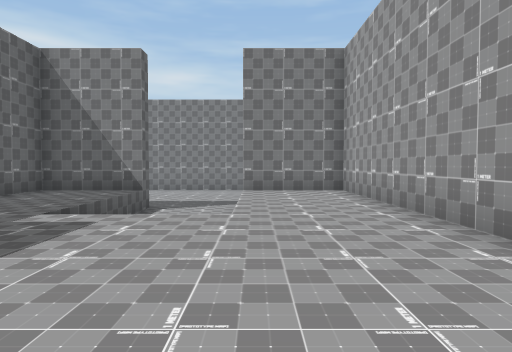
[1] (above)

24 first-person views from a walk through a Unity game level. The camera is 1.3 m above the floor, tilts 2° down and sees 75° across. The floor is counted in squares, 2 m on a side. Each view is taken from the middle of a square. On the plan, view 1 faces up. The plan holds only what a view shows up to about 10 squares ahead; the rest is blank. The place goes on beyond the plan. The player is left out.

[2]
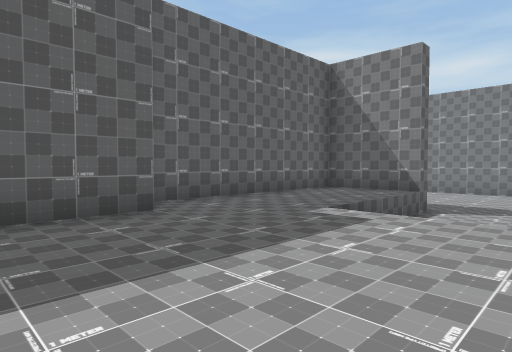

[3]
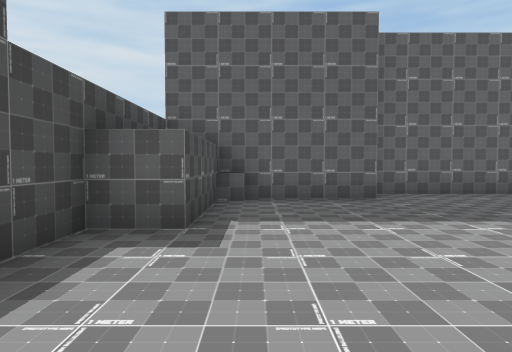

[4]
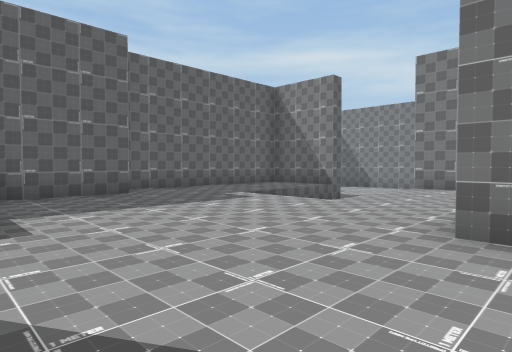

[5]
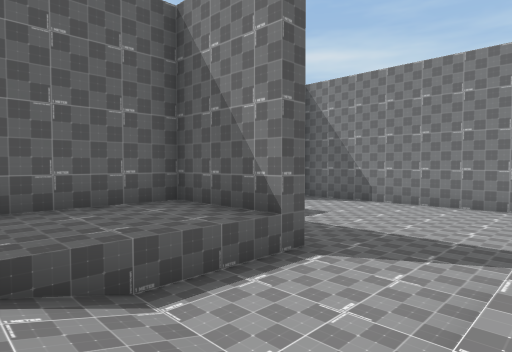

[6]
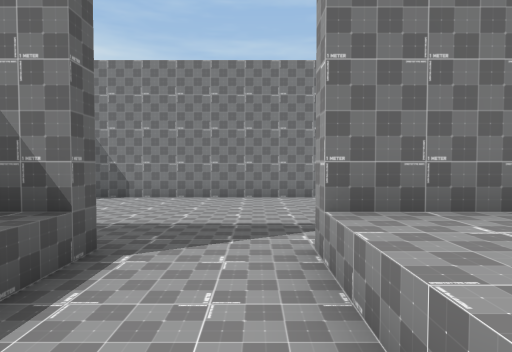

[7]
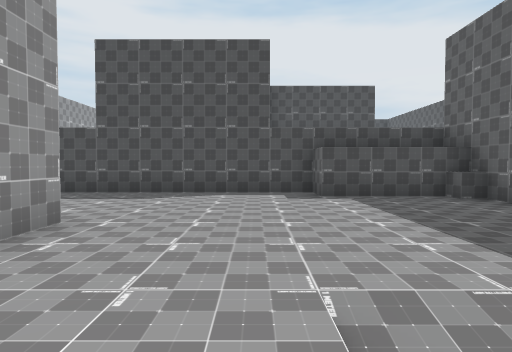

[8]
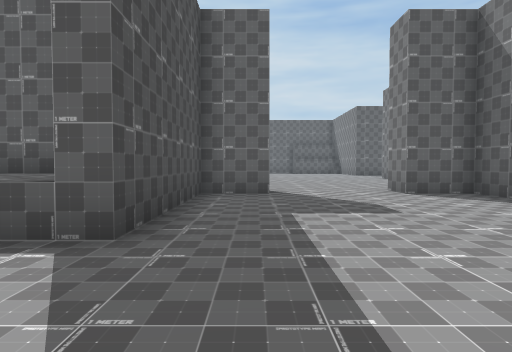

[9]
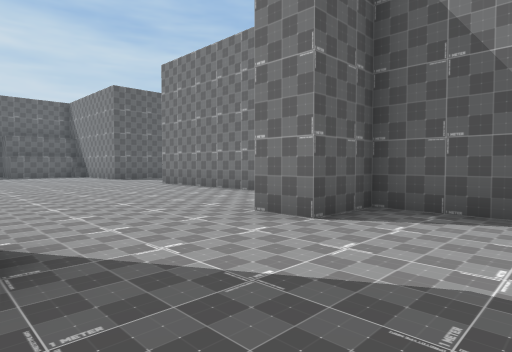

[10]
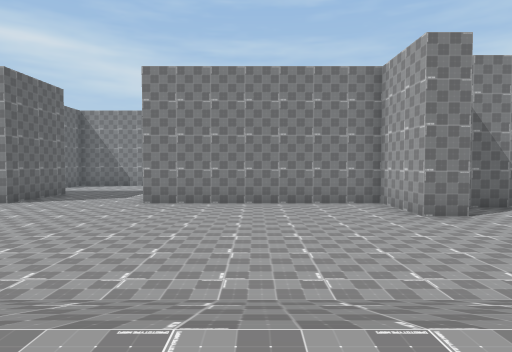

[11]
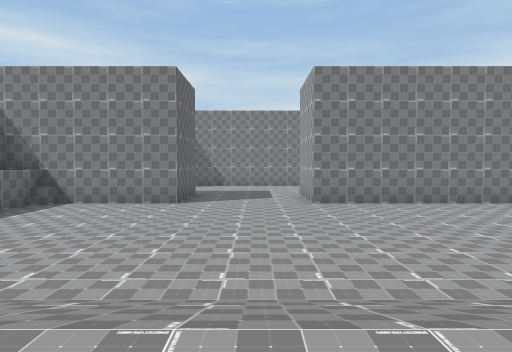

[12]
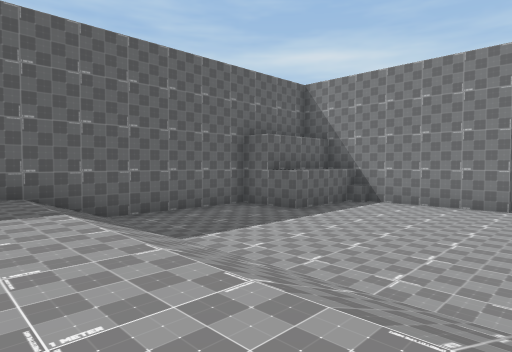

[13]
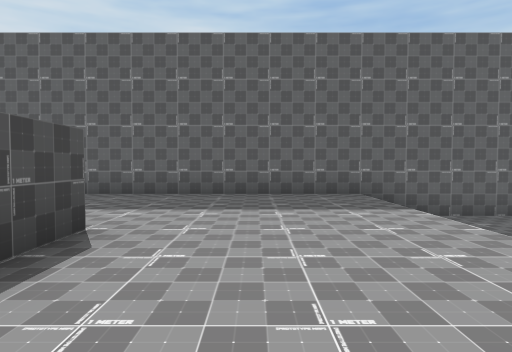

[14]
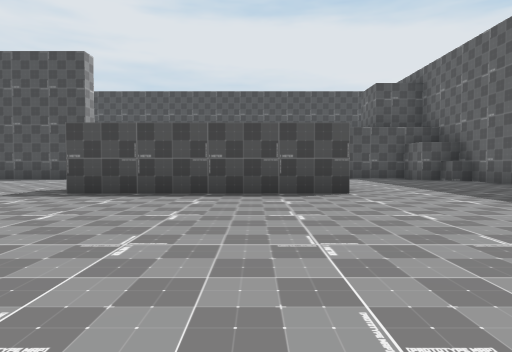

[15]
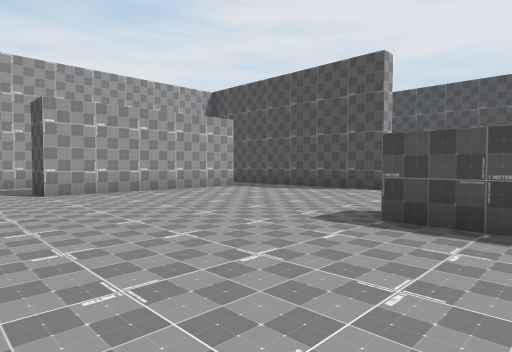

[16]
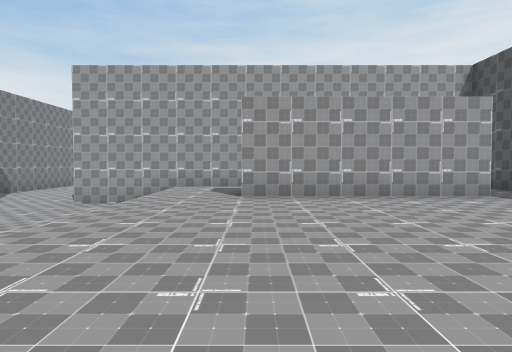

[17]
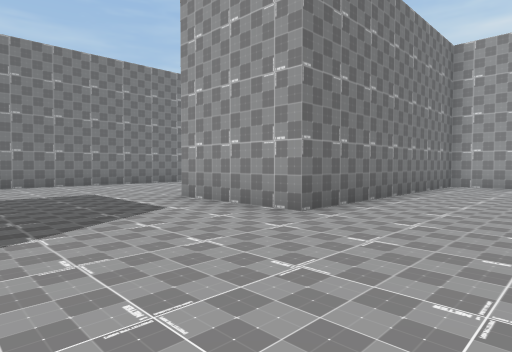

[18]
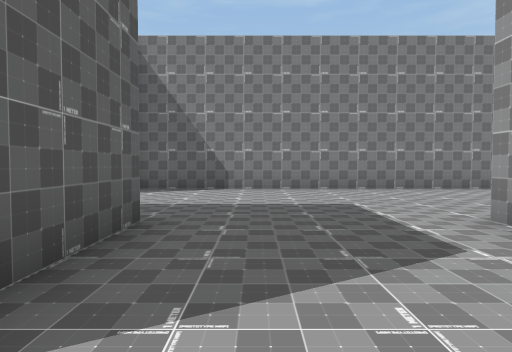

[19]
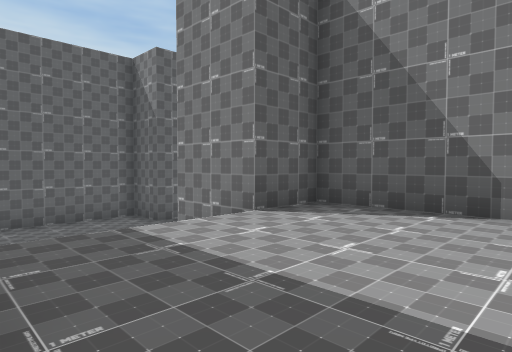

[20]
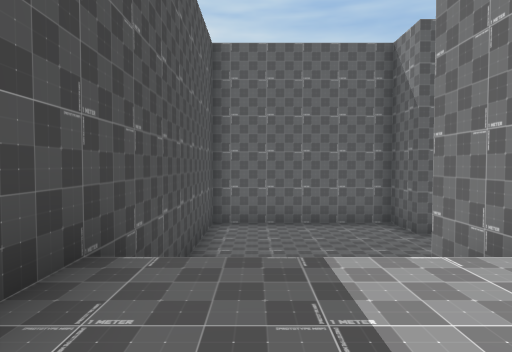

[21]
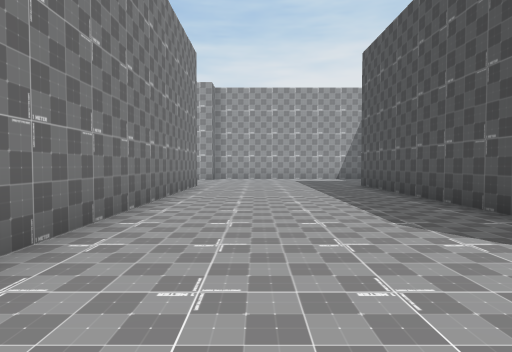

[22]
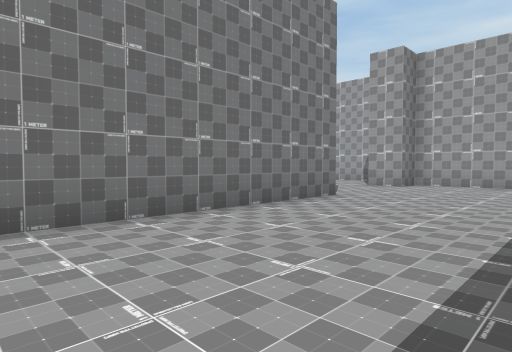

[23]
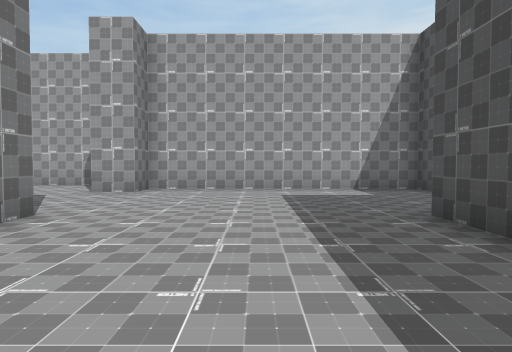

[24]
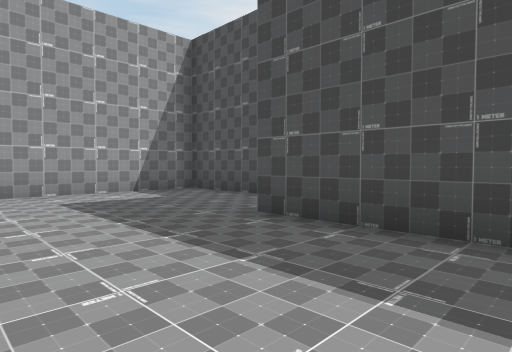

### Floor plan
Key: @ floor where view 1 was taken; # wall or solid block; . main floor; : floor 1 m higher than the main floor; - floor 2 m lower than the main floor; + floor 4 m higher than the main floor; / step, stairs or slope.
Columns run from 29 left of view 1 to 3 right of it. Each row starts with its distance up from view 1.
 25                          ...
 24 ###-   #################...##
 23 #---- ##....................#
 22 #---- //....................#
 21 #----   ....................#
 20 #----   ....................#
 19 #---- //....... ............#
 18 ##########....#  #######....#
 17          #....#  #####   ...#
 16      #####....########   ####
 15      #...............##########
 14      #...............#.........
 13    ###........................
 12    #..........................
 11    #..........................
 10    #.................#........
  9    #.................#..###..###
  8    #//////////////// ####:/..::#
  7    #:::::::::::::::::###::/..::#
  6    #:::::::::::::::::###::///::#
  5    #::::::::::::::#::###::///::#
  4    #::::::::::::::#    #:::::::#
  3    #::::####::::::#    #:::::::##
  2    #::::    ::::::#    ##::::::::
  1    #::::     :::::#     #::::::::
  0    #::::     ::::::     #::::@:::
 -1    ##::       ###  ##   ####:::::
 -2    #                        +####

Where each view was taken, in squares from view 1:
view 1: 0 up, 0 right, facing up
view 2: 0 up, 0 right, facing up-left
view 3: 0 up, 2 right, facing left
view 4: 1 down, 3 right, facing up-left
view 5: 5 up, 0 right, facing up-left
view 6: 5 up, 1 left, facing up
view 7: 6 up, 0 right, facing down
view 8: 10 up, 0 right, facing left
view 9: 10 up, 5 left, facing up-left
view 10: 6 up, 12 left, facing up
view 11: 6 up, 17 left, facing up
view 12: 6 up, 18 left, facing up-left
view 13: 5 up, 18 left, facing left
view 14: 8 up, 20 left, facing down
view 15: 7 up, 19 left, facing down-right
view 16: 5 up, 18 left, facing right
view 17: 13 up, 19 left, facing up-right
view 18: 15 up, 18 left, facing up
view 19: 19 up, 18 left, facing up-left
view 20: 20 up, 19 left, facing left
view 21: 22 up, 16 left, facing right
view 22: 20 up, 12 left, facing up-right
view 23: 21 up, 10 left, facing right
view 24: 22 up, 9 left, facing down-right
